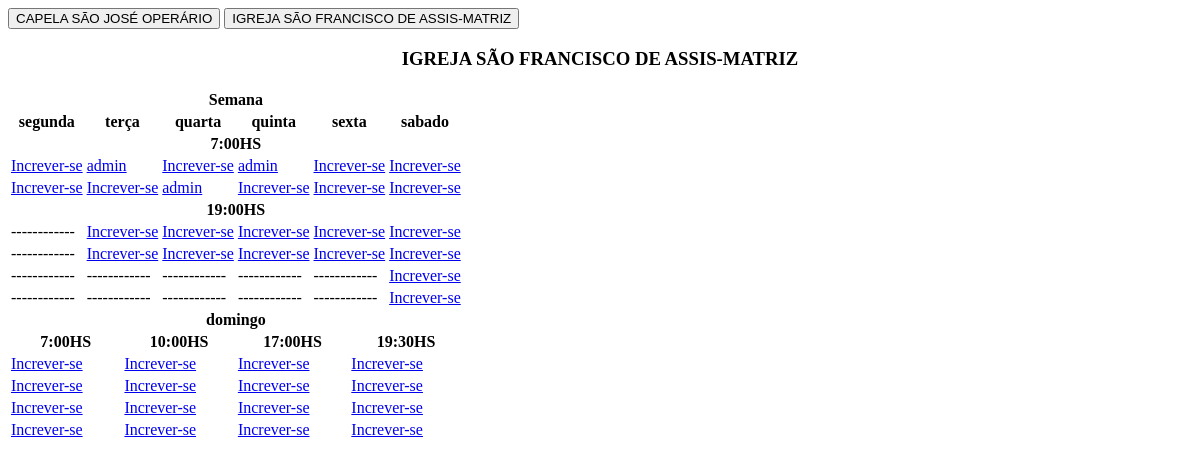
/escala.php, run on an earlier commit of the app's database.
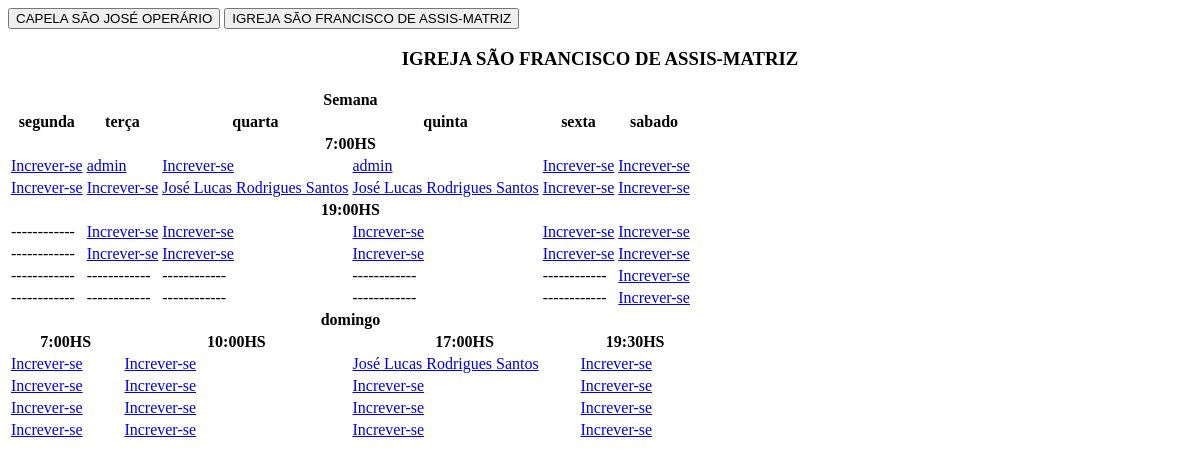
And on a later commit of the database.
### tables this page shows
CREATE TABLE `escala_igreja` (
  `segunda_manha1` varchar(255) NOT NULL,
  `segunda_manha2` varchar(255) NOT NULL,
  `segunda_noite1` varchar(255) NOT NULL,
  `segunda_noite2` varchar(255) NOT NULL,
  `terca_manha1` varchar(255) NOT NULL,
  `terca_manha2` varchar(255) NOT NULL,
  `terca_noite1` varchar(255) NOT NULL,
  `terca_noite2` varchar(255) NOT NULL,
  `quarta_manha1` varchar(255) NOT NULL,
  `quarta_manha2` varchar(255) NOT NULL,
  `quarta_noite1` varchar(255) NOT NULL,
  `quarta_noite2` varchar(255) NOT NULL,
  `quinta_manha1` varchar(255) NOT NULL,
  `quinta_manha2` varchar(255) NOT NULL,
  `quinta_noite1` varchar(255) NOT NULL,
  `quinta_noite2` varchar(255) NOT NULL,
  `sexta_manha1` varchar(255) NOT NULL,
  `sexta_manha2` varchar(255) NOT NULL,
  `sexta_noite1` varchar(255) NOT NULL,
  `sexta_noite2` varchar(255) NOT NULL,
  `sabado_manha1` varchar(255) NOT NULL,
  `sabado_manha2` varchar(255) NOT NULL,
  `sabado_noite1` varchar(255) NOT NULL,
  `sabado_noite2` varchar(255) NOT NULL,
  `sabado_noite3` varchar(255) NOT NULL,
  `sabado_noite4` varchar(255) NOT NULL,
  `domingo_manhaA1` varchar(255) NOT NULL,
  `domingo_manhaA2` varchar(255) NOT NULL,
  `domingo_manhaA3` varchar(255) NOT NULL,
  `domingo_manhaA4` varchar(255) NOT NULL,
  `domingo_manhaB1` varchar(255) NOT NULL,
  `domingo_manhaB2` varchar(255) NOT NULL,
  `domingo_manhaB3` varchar(255) NOT NULL,
  `domingo_manhaB4` varchar(255) NOT NULL,
  `domingo_tarde1` varchar(255) NOT NULL,
  `domingo_tarde2` varchar(255) NOT NULL,
  `domingo_tarde3` varchar(255) NOT NULL,
  `domingo_tarde4` varchar(255) NOT NULL,
  `domingo_noite1` varchar(255) NOT NULL,
  `domingo_noite2` varchar(255) NOT NULL,
  `domingo_noite3` varchar(255) NOT NULL,
  `domingo_noite4` varchar(255) NOT NULL,
  `domingo_capela1` varchar(255) NOT NULL,
  `domingo_capela2` varchar(255) NOT NULL,
  `domingo_capela3` varchar(255) NOT NULL,
  `domingo_capela4` varchar(255) NOT NULL,
  `mes` varchar(2) NOT NULL,
  `id` int(11) NOT NULL
);

### tabela_igreja.php (the view, shortened to what the changed rows need)
<?php
	$sql= "SELECT * FROM escala_igreja WHERE mes= DATE_FORMAT(now(), '%m')";
	$result = mysqli_query($conn,$sql);
	$row =  mysqli_fetch_assoc($result);
	$segunda_manha1  = @$row['segunda_manha1']?"  <a href='crud.php?ok_escala=true&segunda_manha1=false'>".$row['segunda_manha1']."</a>":"<a href='crud.php?ok_escala=true&segunda_manha1=true'>Increver-se</a>";
	$segunda_manha2  = @$row['segunda_manha2']?"  <a href='crud.php?ok_escala=true&segunda_manha2=false'>".$row['segunda_manha2']."</a>":"<a href='crud.php?ok_escala=true&segunda_manha2=true'>Increver-se</a>";
	$terca_manha1    = @$row['terca_manha1']?"    <a href='crud.php?ok_escala=true&terca_manha1=false'>".$row['terca_manha1']."</a>":"<a href='crud.php?ok_escala=true&terca_manha1=true'>Increver-se</a>";
	$terca_manha2    = @$row['terca_manha2']?"    <a href='crud.php?ok_escala=true&terca_manha2=false'>".$row['terca_manha2']."</a>":"<a href='crud.php?ok_escala=true&terca_manha2=true'>Increver-se</a>";
	$terca_noite1    = @$row['terca_noite1']?"    <a href='crud.php?ok_escala=true&terca_noite1=false'>".$row['terca_noite1']."</a>":"<a href='crud.php?ok_escala=true&terca_noite1=true'>Increver-se</a>";
	$terca_noite2    = @$row['terca_noite2']?"    <a href='crud.php?ok_escala=true&terca_noite2=false'>".$row['terca_noite2']."</a>":"<a href='crud.php?ok_escala=true&terca_noite2=true'>Increver-se</a>";
	$quarta_manha1   = @$row['quarta_manha1']?"   <a href='crud.php?ok_escala=true&quarta_manha1=false'>".$row['quarta_manha1']."</a>":"<a href='crud.php?ok_escala=true&quarta_manha1=true'>Increver-se</a>";
	$quarta_manha2   = @$row['quarta_manha2']?"   <a href='crud.php?ok_escala=true&quarta_manha2=false'>".$row['quarta_manha2']."</a>":"<a href='crud.php?ok_escala=true&quarta_manha2=true'>Increver-se</a>";
	$quarta_noite1   = @$row['quarta_noite1']?"   <a href='crud.php?ok_escala=true&quarta_noite1=false'>".$row['quarta_noite1']."</a>":"<a href='crud.php?ok_escala=true&quarta_noite1=true'>Increver-se</a>";
	$quarta_noite2   = @$row['quarta_noite2']?"   <a href='crud.php?ok_escala=true&quarta_noite2=false'>".$row['quarta_noite2']."</a>":"<a href='crud.php?ok_escala=true&quarta_noite2=true'>Increver-se</a>";
	$quinta_manha1   = @$row['quinta_manha1']?"   <a href='crud.php?ok_escala=true&quinta_manha1=false'>".$row['quinta_manha1']."</a>":"<a href='crud.php?ok_escala=true&quinta_manha1=true'>Increver-se</a>";
	$quinta_manha2   = @$row['quinta_manha2']?"   <a href='crud.php?ok_escala=true&quinta_manha2=false'>".$row['quinta_manha2']."</a>":"<a href='crud.php?ok_escala=true&quinta_manha2=true'>Increver-se</a>";
	$quinta_noite1   = @$row['quinta_noite1']?"   <a href='crud.php?ok_escala=true&quinta_noite1=false'>".$row['quinta_noite1']."</a>":"<a href='crud.php?ok_escala=true&quinta_noite1=true'>Increver-se</a>";
	$quinta_noite2   = @$row['quinta_noite2']?"   <a href='crud.php?ok_escala=true&quinta_noite2=false'>".$row['quinta_noite2']."</a>":"<a href='crud.php?ok_escala=true&quinta_noite2=true'>Increver-se</a>";
	$sexta_manha1    = @$row['sexta_manha1']?"    <a href='crud.php?ok_escala=true&sexta_manha1=false'>".$row['sexta_manha1']."</a>":"<a href='crud.php?ok_escala=true&sexta_manha1=true'>Increver-se</a>";
	$sexta_manha2    = @$row['sexta_manha2']?"    <a href='crud.php?ok_escala=true&sexta_manha2=false'>".$row['sexta_manha2']."</a>":"<a href='crud.php?ok_escala=true&sexta_manha2=true'>Increver-se</a>";
	$sexta_noite1    = @$row['sexta_noite1']?"    <a href='crud.php?ok_escala=true&sexta_noite1=false'>".$row['sexta_noite1']."</a>":"<a href='crud.php?ok_escala=true&sexta_noite1=true'>Increver-se</a>";
	$sexta_noite2    = @$row['sexta_noite2']?"    <a href='crud.php?ok_escala=true&sexta_noite2=false'>".$row['sexta_noite2']."</a>":"<a href='crud.php?ok_escala=true&sexta_noite2=true'>Increver-se</a>";
	$sabado_manha1   = @$row['sabado_manha1']?"   <a href='crud.php?ok_escala=true&sabado_manha1=false'>".$row['sabado_manha1']."</a>":"<a href='crud.php?ok_escala=true&sabado_manha1=true'>Increver-se</a>";
	$sabado_manha2   = @$row['sabado_manha2']?"   <a href='crud.php?ok_escala=true&sabado_manha2=false'>".$row['sabado_manha2']."</a>":"<a href='crud.php?ok_escala=true&sabado_manha2=true'>Increver-se</a>";
	$sabado_noite1   = @$row['sabado_noite1']?"   <a href='crud.php?ok_escala=true&sabado_noite1=false'>".$row['sabado_noite1']."</a>":"<a href='crud.php?ok_escala=true&sabado_noite1=true'>Increver-se</a>";
	$sabado_noite2   = @$row['sabado_noite2']?"   <a href='crud.php?ok_escala=true&sabado_noite2=false'>".$row['sabado_noite2']."</a>":"<a href='crud.php?ok_escala=true&sabado_noite2=true'>Increver-se</a>";
	$sabado_noite3   = @$row['sabado_noite3']?"   <a href='crud.php?ok_escala=true&sabado_noite3=false'>".$row['sabado_noite3']."</a>":"<a href='crud.php?ok_escala=true&sabado_noite3=true'>Increver-se</a>";
	$sabado_noite4   = @$row['sabado_noite4']?"   <a href='crud.php?ok_escala=true&sabado_noite4=false'>".$row['sabado_noite4']."</a>":"<a href='crud.php?ok_escala=true&sabado_noite4=true'>Increver-se</a>";
	$domingo_manhaA1 = @$row['domingo_manhaA1']?" <a href='crud.php?ok_escala=true&domingo_manhaA1=false'>".$row['domingo_manhaA1']."</a>":"<a href='crud.php?ok_escala=true&domingo_manhaA1=true'>Increver-se</a>";
	$domingo_manhaA2 = @$row['domingo_manhaA2']?" <a href='crud.php?ok_escala=true&domingo_manhaA2=false'>".$row['domingo_manhaA2']."</a>":"<a href='crud.php?ok_escala=true&domingo_manhaA2=true'>Increver-se</a>";
	$domingo_manhaA3 = @$row['domingo_manhaA3']?" <a href='crud.php?ok_escala=true&domingo_manhaA3=false'>".$row['domingo_manhaA3']."</a>":"<a href='crud.php?ok_escala=true&domingo_manhaA3=true'>Increver-se</a>";
	$domingo_manhaA4 = @$row['domingo_manhaA4']?" <a href='crud.php?ok_escala=true&domingo_manhaA4=false'>".$row['domingo_manhaA4']."</a>":"<a href='crud.php?ok_escala=true&domingo_manhaA4=true'>Increver-se</a>";
	$domingo_manhaB1 = @$row['domingo_manhaB1']?" <a href='crud.php?ok_escala=true&domingo_manhaB1=false'>".$row['domingo_manhaB1']."</a>":"<a href='crud.php?ok_escala=true&domingo_manhaB1=true'>Increver-se</a>";
	$domingo_manhaB2 = @$row['domingo_manhaB2']?" <a href='crud.php?ok_escala=true&domingo_manhaB2=false'>".$row['domingo_manhaB2']."</a>":"<a href='crud.php?ok_escala=true&domingo_manhaB2=true'>Increver-se</a>";
	$domingo_manhaB3 = @$row['domingo_manhaB3']?" <a href='crud.php?ok_escala=true&domingo_manhaB3=false'>".$row['domingo_manhaB3']."</a>":"<a href='crud.php?ok_escala=true&domingo_manhaB3=true'>Increver-se</a>";
	$domingo_manhaB4 = @$row['domingo_manhaB4']?" <a href='crud.php?ok_escala=true&domingo_manhaB4=false'>".$row['domingo_manhaB4']."</a>":"<a href='crud.php?ok_escala=true&domingo_manhaB4=true'>Increver-se</a>";
	$domingo_tarde1  = @$row['domingo_tarde1']?"  <a href='crud.php?ok_escala=true&domingo_tarde1=false'>".$row['domingo_tarde1']."</a>":"<a href='crud.php?ok_escala=true&domingo_tarde1=true'>Increver-se</a>";
	$domingo_tarde2  = @$row['domingo_tarde2']?"  <a href='crud.php?ok_escala=true&domingo_tarde2=false'>".$row['domingo_tarde2']."</a>":"<a href='crud.php?ok_escala=true&domingo_tarde2=true'>Increver-se</a>";
	$domingo_tarde3  = @$row['domingo_tarde3']?"  <a href='crud.php?ok_escala=true&domingo_tarde3=false'>".$row['domingo_tarde3']."</a>":"<a href='crud.php?ok_escala=true&domingo_tarde3=true'>Increver-se</a>";
	$domingo_tarde4  = @$row['domingo_tarde4']?"  <a href='crud.php?ok_escala=true&domingo_tarde4=false'>".$row['domingo_tarde4']."</a>":"<a href='crud.php?ok_escala=true&domingo_tarde4=true'>Increver-se</a>";
	$domingo_noite1  = @$row['domingo_noite1']?"  <a href='crud.php?ok_escala=true&domingo_noite1=false'>".$row['domingo_noite1']."</a>":"<a href='crud.php?ok_escala=true&domingo_noite1=true'>Increver-se</a>";
	$domingo_noite2  = @$row['domingo_noite2']?"  <a href='crud.php?ok_escala=true&domingo_noite2=false'>".$row['domingo_noite2']."</a>":"<a href='crud.php?ok_escala=true&domingo_noite2=true'>Increver-se</a>";
	$domingo_noite3  = @$row['domingo_noite3']?"  <a href='crud.php?ok_escala=true&domingo_noite3=false'>".$row['domingo_noite3']."</a>":"<a href='crud.php?ok_escala=true&domingo_noite3=true'>Increver-se</a>";
	$domingo_noite4  = @$row['domingo_noite4']?"  <a href='crud.php?ok_escala=true&domingo_noite4=false'>".$row['domingo_noite4']."</a>":"<a href='crud.php?ok_escala=true&domingo_noite4=true'>Increver-se</a>";
 ?>
		<div class="container-fluid ">
	 <?php  echo	$tabela = "<table class='table' >
		   <thead class='thead-light' >
		    		<tr align='center'>
		    		<th colspan='12'>Semana</th>
		    		</tr>
		    	</thead>
		    	<thead class='thead-dark'>
	    		<tr>
			      <th colspan='2'>segunda</th>
			      <th colspan='2'>terça</th>
			      <th colspan='2'>quarta</th>
			      <th colspan='2'>quinta</th>
			      <th colspan='2'>sexta</th>
			      <th colspan='2'>sabado</th>
			    </tr>
			    </thead>
			    <thead class='thead-light'>
		    		<tr align='center'>
		    		<th colspan='12'>7:00HS</th>
		    		</tr>
	  		</thead>
	  		<tbody>
			    <tr>
			      <td colspan='2'> $segunda_manha1</td>
			      <td colspan='2'> $terca_manha1</td>
			      <td colspan='2'> $quarta_manha1</td>
			      <td colspan='2'> $quinta_manha1</td>
			      <td colspan='2'> $sexta_manha1</td>
			      <td colspan='2'> $sabado_manha1</td>
			    <tr>
			      <td colspan='2'> $segunda_manha2</td>
			      <td colspan='2'> $terca_manha2</td>
			      <td colspan='2'> $quarta_manha2</td>
			      <td colspan='2'> $quinta_manha2</td>
			      <td colspan='2'> $sexta_manha2</td>
			      <td colspan='2'> $sabado_manha2</td>
			    </tr>
			   <thead class='thead-light'>
		    		<tr align='center'>
		    		<th colspan='12'>19:00HS</th>
		    		</tr>
		    	</thead>
		    	 <tr>
			      <td colspan='2'> ------------</td>
			      <td colspan='2'> $terca_noite1</td>
			      <td colspan='2'> $quarta_noite1</td>
			      <td colspan='2'> $quinta_noite1</td>
			      <td colspan='2'> $sexta_noite1</td>
			      <td colspan='2'> $sabado_noite1</td>
			    </tr>
			      <td colspan='2'> $terca_noite2</td>
			      <td colspan='2'> $quarta_noite2</td>
			      <td colspan='2'> $quinta_noite2</td>
			      <td colspan='2'> $sexta_noite2</td>
			      <td colspan='2'> $sabado_noite2</td>
			      <td colspan='2'> $sabado_noite3</td>
			      <td colspan='2'> $sabado_noite4</td>
			    <thead class='thead-dark'>
		    		<tr align='center'>
		    		<th colspan='12'>domingo</th>
		    		</tr>
		    	</thead>
		    	<thead  class='thead-light'>
	    		<tr>
			      <th  colspan='3' >7:00HS</th>
			      <th  colspan='3' >10:00HS</th>
			      <th  colspan='3' >17:00HS</th>
			      <th  colspan='3' >19:30HS</th>
			    </tr>
			    </thead>
			    <tr>
			      <td colspan='3'> $domingo_manhaA1</td>
			      <td colspan='3'> $domingo_manhaB1</td>
			      <td colspan='3'> $domingo_tarde1</td>
			      <td colspan='3'> $domingo_noite1</td>
			    </tr>
			      <td colspan='3'> $domingo_manhaA2</td>
			      <td colspan='3'> $domingo_manhaB2</td>
			      <td colspan='3'> $domingo_tarde2</td>
			      <td colspan='3'> $domingo_noite2</td>
			      <td colspan='3'> $domingo_manhaA3</td>
			      <td colspan='3'> $domingo_manhaB3</td>
			      <td colspan='3'> $domingo_tarde3</td>
			      <td colspan='3'> $domingo_noite3</td>
			      <td colspan='3'> $domingo_manhaA4</td>
			      <td colspan='3'> $domingo_manhaB4</td>
			      <td colspan='3'> $domingo_tarde4</td>
			      <td colspan='3'> $domingo_noite4</td>
	  		</tbody>
		</table>
	</div>";
?>

What changed in the data, as far as the page shows it:
changed escala_igreja "admin": quarta_manha2 "admin" → "José Lucas Rodrigues Santos"; quinta_manha2 (not shown) → "José Lucas Rodrigues Santos"; domingo_tarde1 (not shown) → "José Lucas Rodrigues Santos"
Also different on the page:
text no longer shown: "Increver-se Increver-se"
